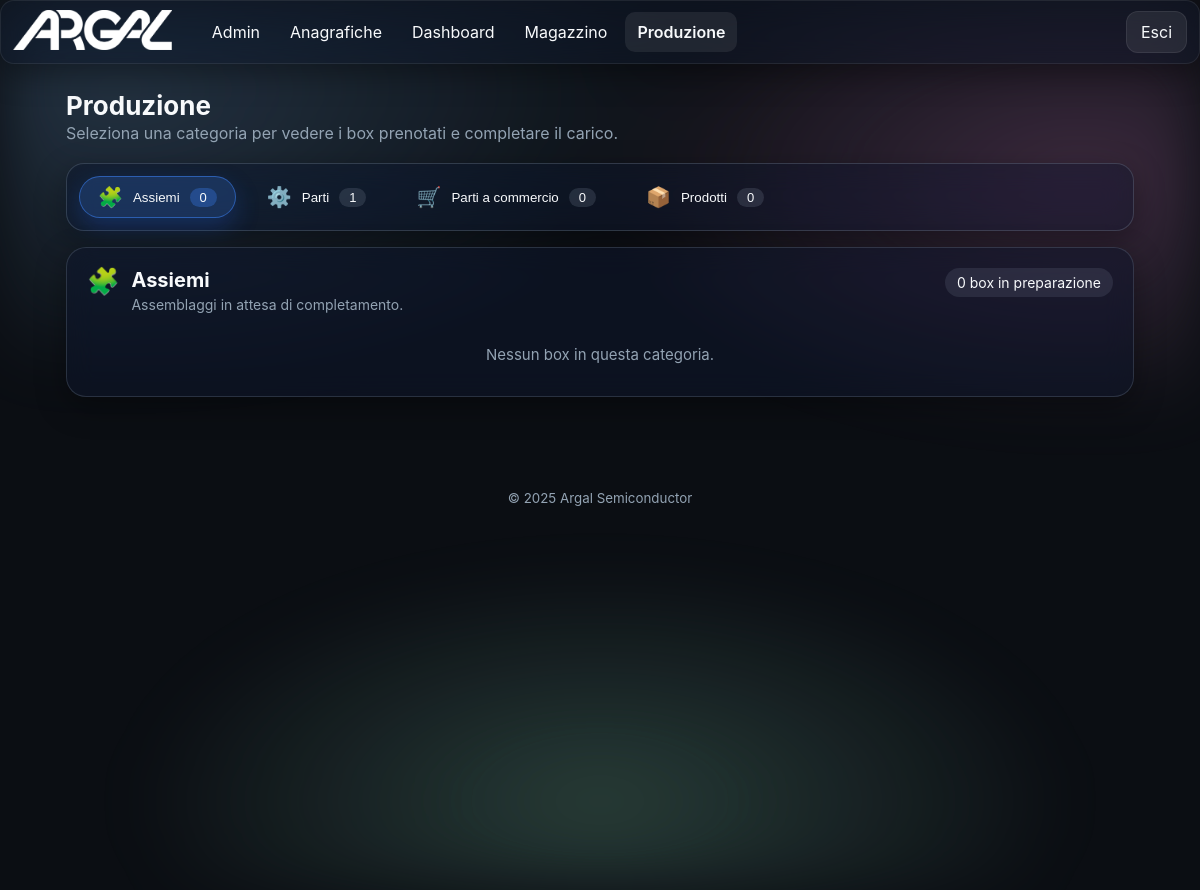
Screenshot of /production/ (signed in) with the database file from the repository.
### app/models.py (models this page shows)
class TimestampMixin(db.Model):
    __abstract__ = True
    created_at = db.Column(db.DateTime, default=datetime.utcnow)
    updated_at = db.Column(db.DateTime, default=datetime.utcnow, onupdate=datetime.utcnow)

class Module(TimestampMixin):
    __tablename__ = 'modules'
    id = db.Column(db.Integer, primary_key=True)
    name = db.Column(db.String(100), unique=True, nullable=False)
    slug = db.Column(db.String(100), unique=True, nullable=False)
    endpoint = db.Column(db.String(120), unique=True, nullable=False)
    enabled = db.Column(db.Boolean, default=True)
    icon = db.Column(db.String(100), default='cube')

### app/blueprints/production/routes.py (the view, shortened to what this page needs)
@production_bp.route('/')
@login_required
def index():
    try:
        from sqlalchemy import case
        status_order = case(
            (
                ProductionBox.status == 'APERTO', 0
            ),
            (
                ProductionBox.status == 'IN_CARICO', 1
            ),
            (
                ProductionBox.status == 'COMPLETATO', 2
            ),
            (
                ProductionBox.status == 'ARCHIVIATO', 3
            ),
            else_=4
        )
        boxes = (ProductionBox.query
                 .filter(ProductionBox.status.in_(['APERTO','IN_CARICO']))
                 .order_by(status_order, ProductionBox.created_at.desc())
                 .all())
    except Exception:
        boxes = ProductionBox.query.filter(ProductionBox.status.in_(['APERTO','IN_CARICO'])).all()
    try:
        from ...models import Structure
        from flask import current_app
        upload_dir = os.path.join(current_app.static_folder, 'uploads')
        prefix_map: dict[str, str] = {}
        for b in boxes:
            root_struct = None
            root_image = None
            try:
                if b.stock_items:
                    dm = b.stock_items[0].datamatrix_code or ''
                    parts = dm.split('|')
                    component_name = None
                    for part in parts:
                        if part.startswith('P='):
                            component_name = part.split('=', 1)[1]
                            break
                    if component_name:
                        root_struct = Structure.query.filter_by(name=component_name).first()
                        if root_struct:
                            prefix_struct = f"sn_{root_struct.id}_"
                            root_image = prefix_map.get(prefix_struct)
                            if not root_image:
                                master = getattr(root_struct, 'component_master', None)
                                if master:
                                    prefix_master = f"cm_{master.id}_"
                                    root_image = prefix_map.get(prefix_master)
                            if not root_image:
                                stype = getattr(root_struct, 'type', None)
                                if stype:
                                    prefix_type = f"st_{stype.id}_"
                                    root_image = prefix_map.get(prefix_type)
            except Exception:
                root_struct = None
                root_image = None
            setattr(b, 'root_structure', root_struct)
            setattr(b, 'root_image_filename', root_image)
    except Exception:
        for b in boxes:
            setattr(b, 'root_structure', None)
            setattr(b, 'root_image_filename', None)
    category_definitions = [
        {
            'key': 'ASSIEME',
            'label': 'Assiemi',
            'icon': '🧩',
            'description': 'Assemblaggi in attesa di completamento.',
        },
        {
            'key': 'PARTE',
            'label': 'Parti',
            'icon': '⚙️',
            'description': 'Componenti meccanici prenotati per il carico.',
        },
        {
            'key': 'COMMERCIALE',
            'label': 'Parti a commercio',
            'icon': '🛒',
            'description': 'Articoli commerciali pronti per la produzione.',
        },
        {
            'key': 'PRODOTTO',
            'label': 'Prodotti',
            'icon': '📦',
            'description': 'Prodotti finiti da completare o collaudare.',
        },
    ]
    grouped_boxes: dict[str, list[ProductionBox]] = {c['key']: [] for c in category_definitions}
    uncategorised: list[ProductionBox] = []
    for box in boxes:
        box_key = getattr(box, 'box_type', None)
        if box_key in grouped_boxes:
            grouped_boxes[box_key].append(box)
        else:
            uncategorised.append(box)
    requested_tab = request.args.get('tab', type=str)
    requested_box_id = request.args.get('box', type=int)
    valid_keys = {c['key'] for c in category_definitions}
    initial_tab = None
    if requested_tab:
        candidate = (requested_tab or '').strip().upper()
        if candidate in valid_keys:
            initial_tab = candidate
    focused_box = None
    if focused_box and not initial_tab:
        candidate = getattr(focused_box, 'box_type', None)
        if candidate in valid_keys:
            initial_tab = candidate
    return render_template(
        'production/index.html',
        boxes=boxes,
        categories=category_definitions,
        grouped_boxes=grouped_boxes,
        active_module='production',
        initial_tab=initial_tab,
        focused_box_id=requested_box_id,
    )

### app/blueprints/production/routes.py (called while the page is built)
@production_bp.before_request
def _highlight_production_tab() -> None:
    g.active_module = 'production'

### app/models.py (called while the page is built)
@login_manager.user_loader
def load_user(user_id):
    try:
        return User.query.get(int(user_id))
    except Exception:
        return None

### app/templates/production/index.html (shortened to what this page needs)
{% extends 'base.html' %}
{% block content %}
<section class="section">
  <h2 class="section-title">Produzione</h2>
  <p class="section-subtitle muted">Seleziona una categoria per vedere i box prenotati e completare il carico.</p>
  {% if categories|length == 0 %}
    <p class="muted">Nessun box di produzione presente.</p>
  {% else %}
    <div class="tab-switcher glass">
      {% for cat in categories %}
        {% set count = grouped_boxes.get(cat.key, []) | length %}
        <button class="tab-link{{ ' active' if loop.first else '' }}" type="button" data-tab-target="{{ cat.key }}">
          <span class="icon">{{ cat.icon }}</span>
          <span class="label">{{ cat.label }}</span>
          <span class="badge">{{ count }}</span>
        </button>
      {% endfor %}
    </div>
    {% set status_colors = {'APERTO': '#38bdf8', 'IN_CARICO': '#fbbf24', 'COMPLETATO': '#22c55e', 'ARCHIVIATO': '#a855f7'} %}
    {% set type_colors = {'ASSIEME': '#3b82f6', 'PARTE': '#10b981', 'COMMERCIALE': '#ec4899', 'PRODOTTO': '#f97316', 'ALTRO': '#6366f1'} %}
    {% set type_letters = {'ASSIEME': 'A', 'PARTE': 'P', 'COMMERCIALE': 'C', 'PRODOTTO': 'F', 'ALTRO': '?'} %}
    {% for cat in categories %}
      {% set cat_boxes = grouped_boxes.get(cat.key, []) %}
      <section class="tab-panel glass{{ ' active' if loop.first else '' }}" data-tab-panel="{{ cat.key }}">
        <header class="panel-header">
          <div class="panel-title">
            <span class="panel-icon">{{ cat.icon }}</span>
            <div>
              <h3>{{ cat.label }}</h3>
              <p class="muted">{{ cat.description }}</p>
            </div>
          </div>
          <span class="panel-count">{{ cat_boxes|length }} box in preparazione</span>
        </header>
        {% if cat_boxes %}
          <div class="box-grid">
            {% for box in cat_boxes %}
              {% set prod = box.stock_items[0].product if box.stock_items else None %}
              {% set highlight = focused_box_id and box.id == focused_box_id %}
              <a id="box-{{ box.id }}" class="box-card{% if highlight %} highlight{% endif %}" data-box-type="{{ box.box_type }}" href="{{ url_for('production.production_box_view', box_id=box.id) }}">
                <span class="box-type-badge" style="background:{{ type_colors.get(box.box_type, '#6366f1') }};">
                  {{ type_letters.get(box.box_type, '?') }}
                </span>
                <div class="box-thumb">
                  {% if box.root_image_filename %}
                    <img loading="lazy" src="{{ url_for('static', filename='uploads/' + box.root_image_filename) }}" alt="{{ box.root_structure.name if box.root_structure else '' }}">
                  {% else %}
                    <img src="{{ url_for('static', filename='img/gear.svg') }}" alt="" class="placeholder">
                  {% endif %}
                </div>
                <div class="box-details">
                  <h4>
                    {% if box.root_structure and box.root_structure.name %}
                      {{ box.root_structure.name }}
                    {% elif prod %}
                      {{ prod.name }}
                    {% else %}
                      Prenotazione in preparazione
                    {% endif %}
                  </h4>
                  <div class="box-meta">
                    <span class="meta-item">
                      <strong>Quantità</strong>
                      <span>{{ box.stock_items|length }}</span>
                    </span>
                    <span class="meta-item">
                      <strong>Stato</strong>
                      {% set st = box.status or '' %}
                      <span class="status-pill" style="background:{{ status_colors.get(st, '#c084fc') }}20; color:{{ status_colors.get(st, '#c084fc') }};">
                        {{ st }}
                      </span>
                    </span>
                  </div>
                </div>
              </a>
            {% endfor %}
          </div>
        {% else %}
          <p class="muted empty-state">Nessun box in questa categoria.</p>
        {% endif %}
      </section>
    {% endfor %}
  {% endif %}
</section>
{% endblock %}

### app/templates/base.html (shortened to what this page needs)
<!doctype html>
<html lang="it" data-theme="dark">
<head>
  <link rel="stylesheet" href="{{ url_for('static', filename='css/styles.css') }}">
</head>
<body>
  <div class="bg-aurora"></div>
  {% if current_user.is_authenticated and not embedded %}
  <header class="app-header glass">
    <div class="brand">
      <a href="{{ url_for('dashboard.index') }}" class="brand-link" style="display:inline-block;">
        <img src="{{ url_for('static', filename='img/logo.png') }}" alt="Logo" class="logo">
      </a>
    </div>
    <nav class="nav-desktop">
      {% set cur_ep = request.endpoint or '' %}
      {% set detected_bp = (cur_ep.split('.')|first) %}
      {% set forced_bp = None %}
      {% if active_module is defined and active_module %}
        {% set forced_bp = active_module %}
      {% elif g is defined and g.active_module is defined and g.active_module %}
        {% set forced_bp = g.active_module %}
      {% endif %}
      {% set cur_bp = forced_bp if forced_bp else detected_bp %}
      {% for m in enabled_modules %}
        {% set mod_bp = (m.endpoint.split('.')|first) %}
        {% set is_active = (mod_bp == cur_bp) %}
        {% set display_name = 'Anagrafiche' if (m.slug == 'products' or m.name == 'Prodotti') else m.name %}
        <a class="nav-link{{ ' active' if is_active else '' }}" href="{{ url_for(m.endpoint) }}">{{ display_name }}</a>
      {% endfor %}
    </nav>
    <div class="header-actions">
      <a class="btn btn-ghost" href="{{ url_for('auth.logout') }}">Esci</a>
    </div>
  </header>
    {% set cur_ep = request.endpoint or '' %}
    {% set detected_bp = (cur_ep.split('.')|first) %}
    {% set forced_bp = None %}
    {% if active_module is defined and active_module %}
      {% set forced_bp = active_module %}
    {% elif g is defined and g.active_module is defined and g.active_module %}
      {% set forced_bp = g.active_module %}
    {% endif %}
    {% set cur_bp = forced_bp if forced_bp else detected_bp %}
  {% endif %}
  <main class="container">
    {% block content %}{% endblock %}
  </main>
  {% if not embedded %}
  <footer class="app-footer">
    <small>© {{ 2025 }} Argal Semiconductor</small>
  </footer>
  {% endif %}
</body>
</html>

### app/static/css/styles.css (style rules this page uses)
:root { --radius: 14px; --gap: 16px; --glass-bg: rgba(255,255,255,.10); --glass-stroke: rgba(255,255,255,.25); --text: #0b0b0c; --muted: #6b7280; --bg: #f6f7fb; --card: rgba(255,255,255,.6); --shadow: 0 10px 30px rgba(2,6,23,.15); }
html[data-theme='dark'] { --glass-bg: rgba(17,25,40,.50); --glass-stroke: rgba(255,255,255,.08); --text: #f8fafc; --muted: #93a3b3; --bg: #0b0e13; --card: rgba(255,255,255,.08); --shadow: 0 10px 30px rgba(0,0,0,.35); color-scheme: dark light; }
* { box-sizing:border-box; }
html,body { height:100%; }
body { margin:0; font-family: -apple-system, BlinkMacSystemFont, "Segoe UI", Roboto, Inter, "Helvetica Neue", Arial, "Apple Color Emoji","Segoe UI Emoji", "Segoe UI Symbol"; color: var(--text); background: var(--bg); }
.container { max-width:1100px; margin: 90px auto 60px; padding: 0 16px; }
.bg-aurora { position: fixed; inset: 0; background: radial-gradient(1200px 600px at 10% 10%, #8ec5ff33 0%, transparent 50%), radial-gradient(1000px 500px at 90% 20%, #ffa3e533 0%, transparent 50%), radial-gradient(1200px 600px at 50% 90%, #a7f3d033 0%, transparent 40%); filter: blur(30px) saturate(120%); animation: float 16s linear infinite alternate; z-index: -1; }
.glass { background: var(--glass-bg); border: 1px solid var(--glass-stroke); backdrop-filter: blur(14px) saturate(140%); -webkit-backdrop-filter: blur(14px) saturate(140%); border-radius: var(--radius); box-shadow: var(--shadow); }
.app-header { position: fixed; top: 0; left: 0; right: 0; height: 64px; display:flex; align-items:center; gap:16px; padding: 0 12px; z-index: 1000; }
.brand { display:flex; align-items:center; gap:10px; }
.brand .logo { height: 40px; width: auto; }
.nav-desktop { margin-left: 12px; display:none; gap:6px; }
.nav-desktop .nav-link { display:inline-flex; align-items:center; gap:8px; padding:10px 12px; border-radius: 10px; text-decoration:none; color:inherit; transition: transform .2s ease, background .2s ease, font-weight .2s ease; }
.nav-desktop .nav-link.active, .nav-mobile .nav-link.active { font-weight:600; background: var(--card); }
.header-actions { margin-left:auto; display:flex; align-items:center; gap:10px; }
@media (min-width: 900px) { .nav-desktop { display:flex; } }
.btn { display:inline-flex; align-items:center; justify-content:center; gap:8px; padding:10px 14px; border-radius: 12px; border:1px solid var(--glass-stroke); background: var(--card); cursor:pointer; text-decoration:none; color:inherit; transition: transform .2s ease, filter .2s ease, background .2s ease; }
.section { margin-top: 12px; }
.section-title { font-size: 26px; margin: 10px 0; }
.section-subtitle { color: var(--muted); margin-top: -6px; }
.app-footer { text-align:center; padding: 30px 0; color: var(--muted); }
.muted { color: var(--muted); }

### app/templates/production/index.html (style rules this page uses)
.section-subtitle { margin-top: -8px; margin-bottom: 20px; }
.tab-switcher { display: flex; flex-wrap: wrap; gap: 12px; padding: 12px; border-radius: 18px; background: rgba(15, 23, 42, 0.45); border: 1px solid rgba(148, 163, 184, 0.25); }
.tab-link { display: inline-flex; align-items: center; gap: 10px; border-radius: 999px; border: 1px solid transparent; padding: 10px 18px; background: transparent; color: inherit; cursor: pointer; transition: all 0.2s ease; font-weight: 500; }
.tab-link .icon { font-size: 20px; line-height: 1; }
.tab-link .badge { background: rgba(148, 163, 184, 0.18); padding: 2px 10px; border-radius: 999px; font-size: 13px; }
.tab-link.active { background: rgba(59, 130, 246, 0.22); border-color: rgba(59, 130, 246, 0.55); box-shadow: 0 10px 24px rgba(37, 99, 235, 0.25); }
.tab-link.active .badge { background: rgba(59, 130, 246, 0.32); }
.tab-panel { display: none; margin-top: 16px; padding: 20px; border-radius: 20px; background: rgba(15, 23, 42, 0.55); border: 1px solid rgba(148, 163, 184, 0.22); }
.tab-panel.active { display: block; animation: fadeInTab 220ms ease; }
.panel-header { display: flex; justify-content: space-between; align-items: flex-start; gap: 16px; flex-wrap: wrap; }
.panel-title { display: flex; gap: 12px; align-items: flex-start; }
.panel-title h3 { margin: 0; font-size: 20px; }
.panel-title p { margin: 4px 0 0; font-size: 14px; }
.panel-icon { font-size: 26px; line-height: 1; }
.panel-count { font-size: 14px; color: var(--text-muted); padding: 6px 12px; border-radius: 999px; background: rgba(148, 163, 184, 0.14); }
.empty-state { margin: 32px 0 12px; text-align: center; font-size: 15px; }

### rows the page displays
Module: name "Admin"
Module: name "Anagrafiche"
Module: name "Dashboard"
Module: name "Magazzino"
Module: name "Produzione"

### other values shown
{{ cat.icon }} "🧩" "⚙️" "🛒" "📦"
{{ cat.label }} "Assiemi" "Parti" "Parti a commercio" "Prodotti"
{{ count }} "0" "1" "0" "0"
{{ cat.icon }} "🧩"
{{ cat.label }} "Assiemi"
{{ cat.description }} "Assemblaggi in attesa di completamento."
{{ cat_boxes|length }} "0"
{{ 2025 }} "2025"
